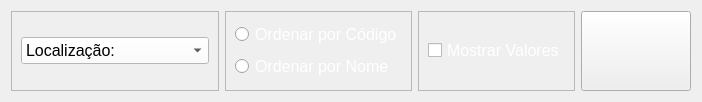
                <widget class="QWidget" name="tab_11">
                 <attribute name="title">
                  <string>Filtrar por localização</string>
                 </attribute>
                 <layout class="QHBoxLayout" name="horizontalLayout_8">
                  <item>
                   <widget class="QFrame" name="frame_51">
                    <property name="frameShape">
                     <enum>QFrame::StyledPanel</enum>
                    </property>
                    <property name="frameShadow">
                     <enum>QFrame::Raised</enum>
                    </property>
                    <layout class="QVBoxLayout" name="verticalLayout_49">
                     <item>
                      <widget class="QComboBox" name="comboBox_4">
                       <property name="font">
                        <font>
                         <pointsize>12</pointsize>
                        </font>
                       </property>
                       <property name="styleSheet">
                        <string notr="true">background-color: rgb(255, 255, 255);</string>
                       </property>
                       <property name="currentText">
                        <string>Localização:</string>
                       </property>
                       <property name="currentIndex">
                        <number>0</number>
                       </property>
                       <property name="placeholderText">
                        <string>Selecione uma Opção</string>
                       </property>
                       <item>
                        <property name="text">
                         <string>Localização:</string>
                        </property>
                       </item>
                      </widget>
                     </item>
                    </layout>
                   </widget>
                  </item>
                  <item>
                   <widget class="QFrame" name="frame_52">
                    <property name="frameShape">
                     <enum>QFrame::StyledPanel</enum>
                    </property>
                    <property name="frameShadow">
                     <enum>QFrame::Raised</enum>
                    </property>
                    <layout class="QVBoxLayout" name="verticalLayout_50">
                     <item>
                      <widget class="QRadioButton" name="radioButton_17">
                       <property name="font">
                        <font>
                         <pointsize>12</pointsize>
                        </font>
                       </property>
                       <property name="styleSheet">
                        <string notr="true">color: rgb(255, 255, 255);</string>
                       </property>
                       <property name="text">
                        <string>Ordenar por Código</string>
                       </property>
                      </widget>
                     </item>
                     <item>
                      <widget class="QRadioButton" name="radioButton_16">
                       <property name="font">
                        <font>
                         <pointsize>12</pointsize>
                        </font>
                       </property>
                       <property name="styleSheet">
                        <string notr="true">color: rgb(255, 255, 255);</string>
                       </property>
                       <property name="text">
                        <string>Ordenar por Nome</string>
                       </property>
                      </widget>
                     </item>
                    </layout>
                   </widget>
                  </item>
                  <item>
                   <widget class="QFrame" name="frame_53">
                    <property name="frameShape">
                     <enum>QFrame::StyledPanel</enum>
                    </property>
                    <property name="frameShadow">
                     <enum>QFrame::Raised</enum>
                    </property>
                    <layout class="QVBoxLayout" name="verticalLayout_51">
                     <item>
                      <widget class="QCheckBox" name="checkBox_7">
                       <property name="font">
                        <font>
                         <pointsize>12</pointsize>
                        </font>
                       </property>
                       <property name="styleSheet">
                        <string notr="true">color: rgb(255, 255, 255);</string>
                       </property>
                       <property name="text">
                        <string>Mostrar Valores</string>
                       </property>
                      </widget>
                     </item>
                    </layout>
                   </widget>
                  </item>
                  <item>
                   <widget class="QPushButton" name="pushButton_6">
                    <property name="minimumSize">
                     <size>
                      <width>110</width>
                      <height>80</height>
                     </size>
                    </property>
                    <property name="styleSheet">
                     <string notr="true">image: url(:/imagens/imagens/impressoras.png);</string>
                    </property>
                    <property name="text">
                     <string/>
                    </property>
                   </widget>
                  </item>
                 </layout>
                </widget>
